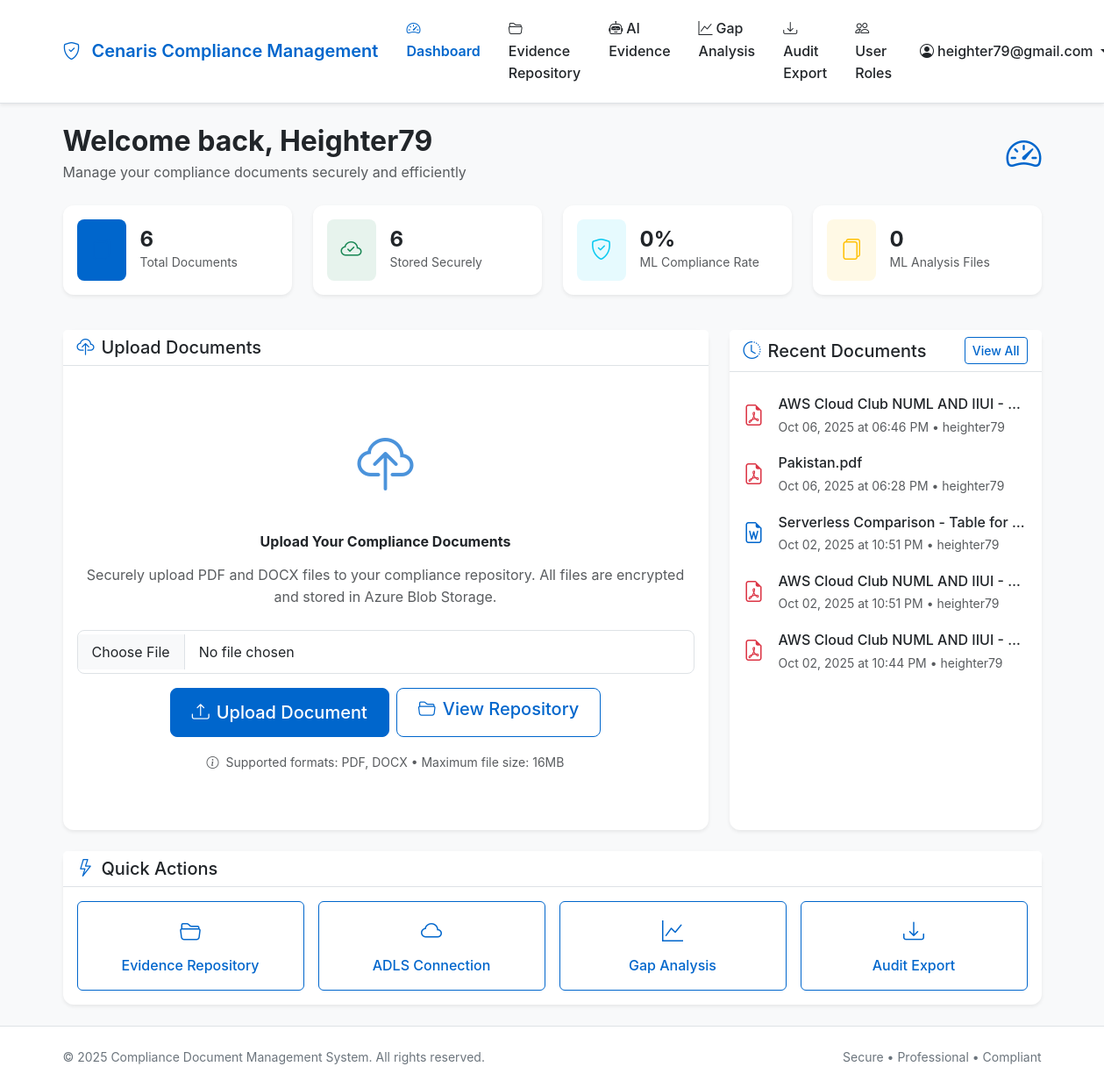
The app's page /dashboard (signed in) with its own data.
### tables this page shows
CREATE TABLE users (
                id INTEGER PRIMARY KEY AUTOINCREMENT,
                email VARCHAR(120) UNIQUE NOT NULL,
                password_hash VARCHAR(128) NOT NULL,
                created_at DATETIME DEFAULT CURRENT_TIMESTAMP,
                is_active BOOLEAN DEFAULT 1
            );

CREATE TABLE documents (
                id INTEGER PRIMARY KEY AUTOINCREMENT,
                filename VARCHAR(255) NOT NULL,
                original_filename VARCHAR(255) NOT NULL,
                blob_name VARCHAR(255) UNIQUE NOT NULL,
                file_size INTEGER,
                content_type VARCHAR(100),
                uploaded_by INTEGER NOT NULL,
                uploaded_at DATETIME DEFAULT CURRENT_TIMESTAMP,
                is_active BOOLEAN DEFAULT 1,
                FOREIGN KEY (uploaded_by) REFERENCES users (id)
            );

### app/main/routes.py (the view)
@bp.route('/dashboard')
@login_required
def dashboard():
    recent_documents = Document.get_by_user(current_user.id, limit=5)
    all_documents = Document.get_by_user(current_user.id)
    total_documents = len(all_documents)
    ml_summary = azure_data_service.get_dashboard_summary()
    return render_template('main/dashboard.html',
                         title='Dashboard',
                         recent_documents=recent_documents,
                         total_documents=total_documents,
                         ml_summary=ml_summary)

### app/templates/main/dashboard.html (shortened to what this page needs)
{% extends "base.html" %} {% block content %}
<div class="fade-in">
  <div class="row mb-4">
    <div class="col-12">
      <div class="d-flex justify-content-between align-items-center">
        <div>
          <h1 class="h2 fw-bold text-dark mb-1">
            Welcome back, {{ current_user.email.split('@')[0].title() }}
          </h1>
          <p class="text-muted mb-0">
            Manage your compliance documents securely and efficiently
          </p>
        </div>
        <div class="d-none d-md-block">
          <i
            class="bi bi-speedometer2 text-primary"
            style="font-size: 2.5rem"
          ></i>
        </div>
      </div>
    </div>
  </div>
  <div class="row mb-4">
    <div class="col-md-6 col-lg-3 mb-3">
      <div class="card border-0 shadow-sm h-100">
        <div class="card-body">
          <div class="d-flex align-items-center">
            <div class="flex-shrink-0">
              <div class="bg-primary bg-opacity-10 rounded-3 p-3">
                <i
                  class="bi bi-files text-primary"
                  style="font-size: 1.5rem"
                ></i>
              </div>
            </div>
            <div class="flex-grow-1 ms-3">
              <div class="fw-bold h4 mb-0">{{ total_documents }}</div>
              <div class="text-muted small">Total Documents</div>
            </div>
          </div>
        </div>
      </div>
    </div>
    <div class="col-md-6 col-lg-3 mb-3">
      <div class="card border-0 shadow-sm h-100">
        <div class="card-body">
          <div class="d-flex align-items-center">
            <div class="flex-shrink-0">
              <div class="bg-success bg-opacity-10 rounded-3 p-3">
                <i
                  class="bi bi-cloud-check text-success"
                  style="font-size: 1.5rem"
                ></i>
              </div>
            </div>
            <div class="flex-grow-1 ms-3">
              <div class="fw-bold h4 mb-0">{{ total_documents }}</div>
              <div class="text-muted small">Stored Securely</div>
            </div>
          </div>
        </div>
      </div>
    </div>
    <div class="col-md-6 col-lg-3 mb-3">
      <div class="card border-0 shadow-sm h-100">
        <div class="card-body">
          <div class="d-flex align-items-center">
            <div class="flex-shrink-0">
              <div class="bg-info bg-opacity-10 rounded-3 p-3">
                <i
                  class="bi bi-shield-check text-info"
                  style="font-size: 1.5rem"
                ></i>
              </div>
            </div>
            <div class="flex-grow-1 ms-3">
              <div class="fw-bold h4 mb-0">{{ ml_summary.avg_compliancy_rate }}%</div>
              <div class="text-muted small">ML Compliance Rate</div>
            </div>
          </div>
        </div>
      </div>
    </div>
    <div class="col-md-6 col-lg-3 mb-3">
      <div class="card border-0 shadow-sm h-100">
        <div class="card-body">
          <div class="d-flex align-items-center">
            <div class="flex-shrink-0">
              <div class="bg-warning bg-opacity-10 rounded-3 p-3">
                <i
                  class="bi bi-files text-warning"
                  style="font-size: 1.5rem"
                ></i>
              </div>
            </div>
            <div class="flex-grow-1 ms-3">
              <div class="fw-bold h4 mb-0">{{ ml_summary.total_files }}</div>
              <div class="text-muted small">ML Analysis Files</div>
            </div>
          </div>
        </div>
      </div>
    </div>
  </div>
  <div class="row">
    <div class="col-lg-8 mb-4">
      <div class="card border-0 shadow-sm h-100">
        <div class="card-header bg-white border-bottom">
          <h5 class="card-title mb-0">
            <i class="bi bi-cloud-upload me-2 text-primary"></i>Upload Documents
          </h5>
        </div>
        <div class="card-body">
          <div class="text-center py-5">
            <div class="mb-4">
              <i
                class="bi bi-cloud-upload text-primary"
                style="font-size: 4rem; opacity: 0.7"
              ></i>
            </div>
            <h6 class="fw-bold mb-3">Upload Your Compliance Documents</h6>
            <p class="text-muted mb-4">
              Securely upload PDF and DOCX files to your compliance repository.
              All files are encrypted and stored in Azure Blob Storage.
            </p>
            <form
              id="uploadForm"
              action="{{ url_for('upload.upload_file') }}"
              method="post"
              enctype="multipart/form-data"
            >
              <div class="mb-3">
                <input
                  type="file"
                  class="form-control form-control-lg"
                  id="fileInput"
                  name="file"
                  accept=".pdf,.docx"
                  required
                />
              </div>
              <div class="d-grid gap-2 d-md-flex justify-content-md-center">
                <button type="submit" class="btn btn-primary btn-lg px-4">
                  <i class="bi bi-upload me-2"></i>Upload Document
                </button>
                <a
                  href="{{ url_for('main.evidence_repository') }}"
                  class="btn btn-outline-primary btn-lg px-4"
                >
                  <i class="bi bi-folder2-open me-2"></i>View Repository
                </a>
              </div>
            </form>
            <div class="mt-3">
              <small class="text-muted">
                <i class="bi bi-info-circle me-1"></i>
                Supported formats: PDF, DOCX • Maximum file size: 16MB
              </small>
            </div>
          </div>
        </div>
      </div>
    </div>
    <div class="col-lg-4 mb-4">
      <div class="card border-0 shadow-sm h-100">
        <div class="card-header bg-white border-bottom">
          <div class="d-flex justify-content-between align-items-center">
            <h5 class="card-title mb-0">
              <i class="bi bi-clock-history me-2 text-primary"></i>Recent
              Documents
            </h5>
            <a
              href="{{ url_for('main.evidence_repository') }}"
              class="btn btn-sm btn-outline-primary"
            >
              View All
            </a>
          </div>
        </div>
        <div class="card-body">
          {% if recent_documents %}
          <div class="list-group list-group-flush">
            {% for document in recent_documents %}
            <div class="list-group-item border-0 px-0">
              <div class="d-flex align-items-center">
                <div class="flex-shrink-0 me-3">
                  {% if document.content_type == 'application/pdf' %}
                  <i
                    class="bi bi-file-earmark-pdf text-danger"
                    style="font-size: 1.5rem"
                  ></i>
                  {% else %}
                  <i
                    class="bi bi-file-earmark-word text-primary"
                    style="font-size: 1.5rem"
                  ></i>
                  {% endif %}
                </div>
                <div class="flex-grow-1 min-w-0" style="overflow: hidden">
                  <div
                    class="fw-medium"
                    title="{{ document.original_filename }}"
                    style="
                      white-space: nowrap;
                      overflow: hidden;
                      text-overflow: ellipsis;
                      max-width: 100%;
                    "
                  >
                    {{ document.original_filename }}
                  </div>
                  <small class="text-muted">
                    {{ document.uploaded_at | datetime_format('%b %d, %Y at
                    %I:%M %p') }} • {{ current_user.email.split('@')[0] }}
                  </small>
                </div>
              </div>
            </div>
            {% endfor %}
          </div>
          {% endif %}
        </div>
      </div>
    </div>
  </div>
  <div class="row">
    <div class="col-12">
      <div class="card border-0 shadow-sm">
        <div class="card-header bg-white border-bottom">
          <h5 class="card-title mb-0">
            <i class="bi bi-lightning me-2 text-primary"></i>Quick Actions
          </h5>
        </div>
        <div class="card-body">
          <div class="row g-3">
            <div class="col-md-6 col-lg-3">
              <a
                href="{{ url_for('main.evidence_repository') }}"
                class="btn btn-outline-primary w-100 h-100 d-flex flex-column align-items-center justify-content-center py-3"
              >
                <i
                  class="bi bi-folder2-open mb-2"
                  style="font-size: 1.5rem"
                ></i>
                <span>Evidence Repository</span>
              </a>
            </div>
            <div class="col-md-6 col-lg-3">
              <a
                href="{{ url_for('main.adls_connection') }}"
                class="btn btn-outline-primary w-100 h-100 d-flex flex-column align-items-center justify-content-center py-3 text-decoration-none"
              >
                <i class="bi bi-cloud mb-2" style="font-size: 1.5rem"></i>
                <span>ADLS Connection</span>
              </a>
            </div>
            <div class="col-md-6 col-lg-3">
              <a
                href="{{ url_for('main.gap_analysis') }}"
                class="btn btn-outline-primary w-100 h-100 d-flex flex-column align-items-center justify-content-center py-3 text-decoration-none"
              >
                <i class="bi bi-graph-up mb-2" style="font-size: 1.5rem"></i>
                <span>Gap Analysis</span>
              </a>
            </div>
            <div class="col-md-6 col-lg-3">
              <a
                href="{{ url_for('main.audit_export') }}"
                class="btn btn-outline-primary w-100 h-100 d-flex flex-column align-items-center justify-content-center py-3 text-decoration-none"
              >
                <i class="bi bi-download mb-2" style="font-size: 1.5rem"></i>
                <span>Audit Export</span>
              </a>
            </div>
          </div>
        </div>
      </div>
    </div>
  </div>
</div>
{% endblock %}

### app/templates/base.html (shortened to what this page needs)
<!DOCTYPE html>
<html lang="en">
  <head>
    <link
      href="https://cdn.jsdelivr.net/npm/bootstrap@5.3.2/dist/css/bootstrap.min.css"
      rel="stylesheet"
    />
    <link
      href="https://cdn.jsdelivr.net/npm/bootstrap-icons@1.11.1/font/bootstrap-icons.css"
      rel="stylesheet"
    />
  </head>
  <body>
    <nav class="navbar navbar-expand-lg navbar-light">
      <div class="container">
        <a class="navbar-brand" href="{{ url_for('main.index') }}">
          <i class="bi bi-shield-check me-2"></i>
          Cenaris Compliance Management
        </a>
        <div class="collapse navbar-collapse" id="navbarNav">
          <ul class="navbar-nav me-auto">
            {% if current_user.is_authenticated %}
            <li class="nav-item">
              <a
                class="nav-link {% if request.endpoint == 'main.dashboard' %}active{% endif %}"
                href="{{ url_for('main.dashboard') }}"
              >
                <i class="bi bi-speedometer2 me-1"></i>Dashboard
              </a>
            </li>
            <li class="nav-item">
              <a
                class="nav-link {% if request.endpoint == 'main.evidence_repository' %}active{% endif %}"
                href="{{ url_for('main.evidence_repository') }}"
              >
                <i class="bi bi-folder2-open me-1"></i>Evidence Repository
              </a>
            </li>
            <li class="nav-item">
              <a
                class="nav-link {% if request.endpoint == 'main.ai_evidence' %}active{% endif %}"
                href="{{ url_for('main.ai_evidence') }}"
              >
                <i class="bi bi-robot me-1"></i>AI Evidence
              </a>
            </li>
            <li class="nav-item">
              <a
                class="nav-link {% if request.endpoint == 'main.gap_analysis' %}active{% endif %}"
                href="{{ url_for('main.gap_analysis') }}"
              >
                <i class="bi bi-graph-up me-1"></i>Gap Analysis
              </a>
            </li>
            <li class="nav-item">
              <a
                class="nav-link {% if request.endpoint == 'main.audit_export' %}active{% endif %}"
                href="{{ url_for('main.audit_export') }}"
              >
                <i class="bi bi-download me-1"></i>Audit Export
              </a>
            </li>
            <li class="nav-item">
              <a
                class="nav-link {% if request.endpoint == 'main.user_roles' %}active{% endif %}"
                href="{{ url_for('main.user_roles') }}"
              >
                <i class="bi bi-people me-1"></i>User Roles
              </a>
            </li>
            {% endif %}
          </ul>
          <ul class="navbar-nav">
            {% if current_user.is_authenticated %}
            <li class="nav-item dropdown">
              <a
                class="nav-link dropdown-toggle"
                href="#"
                id="navbarDropdown"
                role="button"
                data-bs-toggle="dropdown"
              >
                <i class="bi bi-person-circle me-1"></i>{{ current_user.email }}
              </a>
            </li>
            {% endif %}
          </ul>
        </div>
      </div>
    </nav>
    <main class="{% block main_class %}container my-4{% endblock %}">
      {% block content %}{% endblock %}
    </main>
    <footer class="footer mt-auto py-4">
      <div class="container">
        <div class="row">
          <div class="col-md-6">
            <p class="mb-0">
              &copy; 2025 Compliance Document Management System. All rights
              reserved.
            </p>
          </div>
          <div class="col-md-6 text-md-end">
            <p class="mb-0">Secure • Professional • Compliant</p>
          </div>
        </div>
      </div>
    </footer>
  </body>
</html>

### records on screen
users: email "heighter79@gmail.com", email.split "Heighter79", email "heighter79"
documents: content_type "application/pdf" (drawn), original_filename "AWS Cloud Club NUML AND IIUI -…", uploaded_at "Oct 06, 2025 at 06:46 PM"
documents: content_type "application/pdf" (drawn), original_filename "Pakistan.pdf", uploaded_at "Oct 06, 2025 at 06:28 PM"
documents: original_filename "Serverless Comparison - Table for…", uploaded_at "Oct 02, 2025 at 10:51 PM"
documents: content_type "application/pdf" (drawn), original_filename "AWS Cloud Club NUML AND IIUI -…", uploaded_at "Oct 02, 2025 at 10:51 PM"
documents: content_type "application/pdf" (drawn), original_filename "AWS Cloud Club NUML AND IIUI -…", uploaded_at "Oct 02, 2025 at 10:44 PM"

### other values on screen
{{ total_documents }} "6"
{{ ml_summary.avg_compliancy_rate }} "0"
{{ ml_summary.total_files }} "0"
